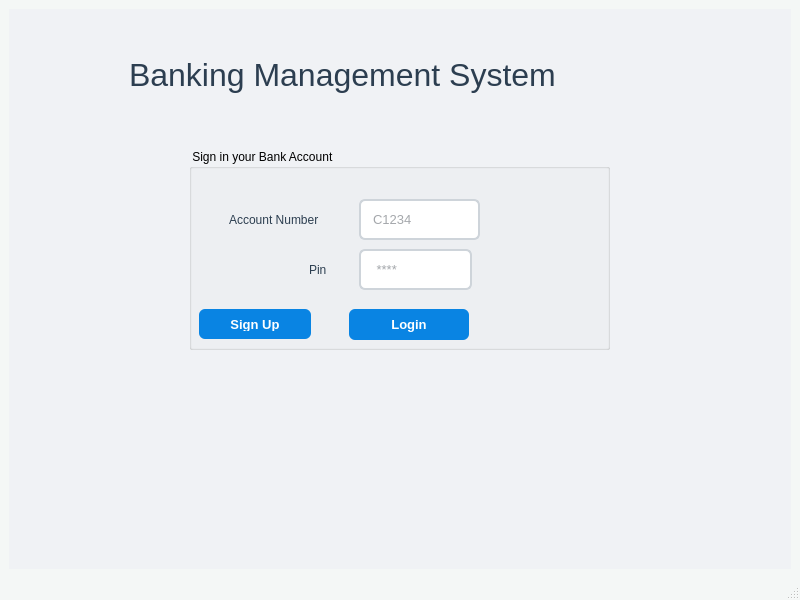
<?xml version="1.0" encoding="UTF-8"?>
<ui version="4.0">
 <class>MainWindow</class>
 <widget class="QMainWindow" name="MainWindow">
  <property name="geometry">
   <rect>
    <x>0</x>
    <y>0</y>
    <width>800</width>
    <height>600</height>
   </rect>
  </property>
  <property name="windowTitle">
   <string>MainWindow</string>
  </property>
  <property name="styleSheet">
   <string notr="true">
QMainWindow {
    background-color: #f4f7f6;
}

QLineEdit {
    border: 2px solid #bdc3c7;
    border-radius: 8px;
    padding: 8px;
    background: white;
    selection-background-color: #3498db;
    font-size: 14px;
}

/* When the user clicks into a box, make the border blue */
QLineEdit:focus {
    border: 2px solid #3498db;
}


QPushButton {
    background-color: #2c3e50;
    color: white;
    border-radius: 6px;
   
    padding: 6px 20px; 
    
    font-weight: bold;
    font-size: 13px;
    min-width: 80px;
    max-width: 120px;
}

QPushButton:hover {
    background-color: #34495e;
}

QPushButton:pressed {
    background-color: #1a252f;
}

QLabel {
    color: #2c3e50;
    font-family: &quot;Segoe UI&quot;, Arial;
}

QLineEdit {
    /* Reduce padding to shrink the height */
    padding: 4px 8px; 
    
    /* Smaller, cleaner font */
    font-size: 13px; 
    
    /* Thinner border and tighter radius */
    border: 1px solid #ced4da;
    border-radius: 4px; 
    
    background-color: white;
    color: #2c3e50;
    
    /* Keeps the box from expanding too much */
    min-height: 25px; 
}

/* Make the placeholder text slightly smaller to ensure it fits */
QLineEdit::placeholder {
    font-size: 12px;
    color: #999;
}

QLineEdit:focus {
    border: 1.5px solid #3498db;
    background-color: #fcfcfc;
}</string>
  </property>
  <widget class="QWidget" name="centralwidget">
   <layout class="QHBoxLayout" name="horizontalLayout">
    <item>
     <widget class="QStackedWidget" name="mainStack">
      <property name="styleSheet">
       <string notr="true">/* Main Page Background */
#mainStack {
    background-color: #f0f2f5;
    font-family: &quot;Segoe UI&quot;, Arial;
}

/* Account Info Card */
#lblDisplay {
    background-color: #ffffff;
    border: 1px solid #d1d8e0;
    border-radius: 12px;
    padding: 15px;
    color: #2d3436;
    font-size: 15px;
}

/* All Input Boxes */
QLineEdit {
    background-color: #ffffff;
    border: 2px solid #ced4da;
    border-radius: 6px;
    padding: 6px 10px;
    font-size: 13px;
    color: #495057;
}

QLineEdit:focus {
    border: 2px solid #0984e3;
    background-color: #f8fbff;
}

/* Standard Action Buttons (Deposit, Withdraw, Update) */
QPushButton {
    background-color: #0984e3;
    color: white;
    border: none;
    border-radius: 6px;
    padding: 8px 16px;
    font-weight: bold;
}

QPushButton:hover {
    background-color: #74b9ff;
}

QPushButton:pressed {
    background-color: #074b83;
}

/* Specific Navigation/Danger Buttons */
#btnLogout {
    background-color: #636e72;
}

#btnLogout:hover {
    background-color: #b2bec3;
}

#btnDeleteAccount {
    background-color: transparent;
    color: #d63031;
    border: 1px solid #d63031;
}

#btnDeleteAccount:hover {
    background-color: #d63031;
    color: white;
}

/* The &quot;X&quot; Exit Button */
#btnExit {
    background-color: #d63031;
    color: white;
    font-weight: bold;
    border-radius: 4px;
}

#btnExit:hover {
    background-color: #ff7675;
}

/* Status Bar Styling */
QStatusBar {
    background-color: #dfe6e9;
    color: #2d3436;
    font-style: italic;
}
#btnGoToSignUp {
    background-color: transparent;
    color: #3498db;
    text-decoration: underline;
    border: none;
    font-size: 12px;
}
#btnGoToSignUp:hover {
    color: #2980b9;
}</string>
      </property>
      <property name="currentIndex">
       <number>0</number>
      </property>
      <widget class="QWidget" name="page_2">
       <widget class="QGroupBox" name="groupBox">
        <property name="geometry">
         <rect>
          <x>180</x>
          <y>140</y>
          <width>421</width>
          <height>201</height>
         </rect>
        </property>
        <property name="title">
         <string> Sign in your Bank Account</string>
        </property>
        <widget class="QLineEdit" name="accNumInput">
         <property name="geometry">
          <rect>
           <x>170</x>
           <y>50</y>
           <width>121</width>
           <height>41</height>
          </rect>
         </property>
         <property name="inputMask">
          <string/>
         </property>
         <property name="text">
          <string/>
         </property>
         <property name="maxLength">
          <number>5</number>
         </property>
         <property name="readOnly">
          <bool>false</bool>
         </property>
         <property name="placeholderText">
          <string>C1234</string>
         </property>
        </widget>
        <widget class="QLineEdit" name="pinInput">
         <property name="geometry">
          <rect>
           <x>170</x>
           <y>100</y>
           <width>113</width>
           <height>41</height>
          </rect>
         </property>
         <property name="maxLength">
          <number>4</number>
         </property>
         <property name="echoMode">
          <enum>QLineEdit::Password</enum>
         </property>
         <property name="placeholderText">
          <string> ****</string>
         </property>
        </widget>
        <widget class="QLabel" name="label">
         <property name="geometry">
          <rect>
           <x>40</x>
           <y>60</y>
           <width>131</width>
           <height>21</height>
          </rect>
         </property>
         <property name="text">
          <string>Account Number</string>
         </property>
        </widget>
        <widget class="QLabel" name="label_2">
         <property name="geometry">
          <rect>
           <x>120</x>
           <y>110</y>
           <width>41</width>
           <height>21</height>
          </rect>
         </property>
         <property name="text">
          <string>Pin</string>
         </property>
        </widget>
        <widget class="QPushButton" name="loginBtn">
         <property name="geometry">
          <rect>
           <x>160</x>
           <y>160</y>
           <width>120</width>
           <height>31</height>
          </rect>
         </property>
         <property name="text">
          <string>Login</string>
         </property>
        </widget>
        <widget class="QPushButton" name="btnSignUp">
         <property name="geometry">
          <rect>
           <x>10</x>
           <y>160</y>
           <width>112</width>
           <height>30</height>
          </rect>
         </property>
         <property name="text">
          <string>Sign Up</string>
         </property>
        </widget>
       </widget>
       <widget class="QLabel" name="label_3">
        <property name="geometry">
         <rect>
          <x>120</x>
          <y>40</y>
          <width>581</width>
          <height>51</height>
         </rect>
        </property>
        <property name="font">
         <font>
          <family>Segoe UI</family>
          <pointsize>24</pointsize>
         </font>
        </property>
        <property name="text">
         <string>Banking Management System</string>
        </property>
       </widget>
      </widget>
      <widget class="QWidget" name="page">
       <widget class="QLabel" name="lblDisplay">
        <property name="geometry">
         <rect>
          <x>50</x>
          <y>10</y>
          <width>661</width>
          <height>111</height>
         </rect>
        </property>
        <property name="text">
         <string/>
        </property>
       </widget>
       <widget class="QLabel" name="label_4">
        <property name="geometry">
         <rect>
          <x>340</x>
          <y>40</y>
          <width>67</width>
          <height>21</height>
         </rect>
        </property>
        <property name="text">
         <string/>
        </property>
       </widget>
       <widget class="QLineEdit" name="txtAmount">
        <property name="geometry">
         <rect>
          <x>270</x>
          <y>200</y>
          <width>113</width>
          <height>41</height>
         </rect>
        </property>
        <property name="frame">
         <bool>true</bool>
        </property>
        <property name="placeholderText">
         <string>Enter Amount</string>
        </property>
       </widget>
       <widget class="QLabel" name="label_5">
        <property name="geometry">
         <rect>
          <x>200</x>
          <y>210</y>
          <width>67</width>
          <height>21</height>
         </rect>
        </property>
        <property name="text">
         <string>Amount</string>
        </property>
       </widget>
       <widget class="QPushButton" name="btnDeposit">
        <property name="geometry">
         <rect>
          <x>180</x>
          <y>270</y>
          <width>120</width>
          <height>30</height>
         </rect>
        </property>
        <property name="text">
         <string>Deposit</string>
        </property>
       </widget>
       <widget class="QPushButton" name="btnWithdraw">
        <property name="geometry">
         <rect>
          <x>370</x>
          <y>270</y>
          <width>120</width>
          <height>30</height>
         </rect>
        </property>
        <property name="text">
         <string>Withdarw</string>
        </property>
       </widget>
       <widget class="QLineEdit" name="txtOldPin">
        <property name="geometry">
         <rect>
          <x>170</x>
          <y>370</y>
          <width>113</width>
          <height>41</height>
         </rect>
        </property>
        <property name="echoMode">
         <enum>QLineEdit::Password</enum>
        </property>
        <property name="placeholderText">
         <string>Current PIN</string>
        </property>
       </widget>
       <widget class="QLabel" name="label_6">
        <property name="geometry">
         <rect>
          <x>260</x>
          <y>320</y>
          <width>131</width>
          <height>31</height>
         </rect>
        </property>
        <property name="font">
         <font>
          <family>Segoe UI</family>
          <pointsize>14</pointsize>
         </font>
        </property>
        <property name="text">
         <string>Change Pin</string>
        </property>
       </widget>
       <widget class="QLineEdit" name="txtNewPin">
        <property name="geometry">
         <rect>
          <x>360</x>
          <y>370</y>
          <width>113</width>
          <height>41</height>
         </rect>
        </property>
        <property name="placeholderText">
         <string>New Pin</string>
        </property>
       </widget>
       <widget class="QLabel" name="label_7">
        <property name="geometry">
         <rect>
          <x>230</x>
          <y>150</y>
          <width>221</width>
          <height>21</height>
         </rect>
        </property>
        <property name="font">
         <font>
          <family>Segoe UI</family>
          <pointsize>14</pointsize>
         </font>
        </property>
        <property name="text">
         <string>Transaction Section</string>
        </property>
       </widget>
       <widget class="QPushButton" name="btnUpdatePin">
        <property name="geometry">
         <rect>
          <x>260</x>
          <y>420</y>
          <width>120</width>
          <height>30</height>
         </rect>
        </property>
        <property name="text">
         <string>Update Pin</string>
        </property>
       </widget>
       <widget class="QLabel" name="label_8">
        <property name="geometry">
         <rect>
          <x>220</x>
          <y>470</y>
          <width>231</width>
          <height>31</height>
         </rect>
        </property>
        <property name="font">
         <font>
          <family>Segoe UI</family>
          <pointsize>14</pointsize>
         </font>
        </property>
        <property name="text">
         <string>Management Section</string>
        </property>
       </widget>
       <widget class="QPushButton" name="btnLogout">
        <property name="geometry">
         <rect>
          <x>120</x>
          <y>520</y>
          <width>120</width>
          <height>30</height>
         </rect>
        </property>
        <property name="text">
         <string>Sign Out</string>
        </property>
       </widget>
       <widget class="QPushButton" name="btnDeleteAccount">
        <property name="geometry">
         <rect>
          <x>290</x>
          <y>520</y>
          <width>141</width>
          <height>30</height>
         </rect>
        </property>
        <property name="text">
         <string>Delete account</string>
        </property>
       </widget>
       <widget class="QPushButton" name="btnSave">
        <property name="geometry">
         <rect>
          <x>490</x>
          <y>520</y>
          <width>120</width>
          <height>30</height>
         </rect>
        </property>
        <property name="text">
         <string>Save</string>
        </property>
       </widget>
      </widget>
      <widget class="QWidget" name="page_3">
       <widget class="QLineEdit" name="txtNewName">
        <property name="geometry">
         <rect>
          <x>180</x>
          <y>80</y>
          <width>113</width>
          <height>41</height>
         </rect>
        </property>
       </widget>
       <widget class="QLabel" name="label_9">
        <property name="geometry">
         <rect>
          <x>290</x>
          <y>30</y>
          <width>191</width>
          <height>21</height>
         </rect>
        </property>
        <property name="font">
         <font>
          <family>Segoe UI</family>
          <pointsize>12</pointsize>
         </font>
        </property>
        <property name="text">
         <string>Open New Account</string>
        </property>
       </widget>
       <widget class="QLineEdit" name="txtNewPasscode">
        <property name="geometry">
         <rect>
          <x>180</x>
          <y>140</y>
          <width>113</width>
          <height>41</height>
         </rect>
        </property>
        <property name="echoMode">
         <enum>QLineEdit::Password</enum>
        </property>
       </widget>
       <widget class="QLabel" name="label_10">
        <property name="geometry">
         <rect>
          <x>80</x>
          <y>90</y>
          <width>91</width>
          <height>21</height>
         </rect>
        </property>
        <property name="text">
         <string>Your Name</string>
        </property>
       </widget>
       <widget class="QPushButton" name="btnConfirmRegister">
        <property name="geometry">
         <rect>
          <x>310</x>
          <y>270</y>
          <width>112</width>
          <height>31</height>
         </rect>
        </property>
        <property name="text">
         <string>Register</string>
        </property>
       </widget>
       <widget class="QComboBox" name="cmbType">
        <property name="geometry">
         <rect>
          <x>180</x>
          <y>210</y>
          <width>89</width>
          <height>29</height>
         </rect>
        </property>
        <item>
         <property name="text">
          <string>Savings</string>
         </property>
        </item>
        <item>
         <property name="text">
          <string>Current</string>
         </property>
        </item>
       </widget>
       <widget class="QLabel" name="label_11">
        <property name="geometry">
         <rect>
          <x>70</x>
          <y>210</y>
          <width>101</width>
          <height>21</height>
         </rect>
        </property>
        <property name="text">
         <string>Account Type</string>
        </property>
       </widget>
       <widget class="QLabel" name="label_12">
        <property name="geometry">
         <rect>
          <x>80</x>
          <y>150</y>
          <width>91</width>
          <height>21</height>
         </rect>
        </property>
        <property name="text">
         <string>Account Pin</string>
        </property>
       </widget>
      </widget>
     </widget>
    </item>
   </layout>
  </widget>
  <widget class="QMenuBar" name="menubar">
   <property name="geometry">
    <rect>
     <x>0</x>
     <y>0</y>
     <width>800</width>
     <height>26</height>
    </rect>
   </property>
  </widget>
  <widget class="QStatusBar" name="statusbar"/>
 </widget>
 <resources/>
 <connections/>
</ui>
